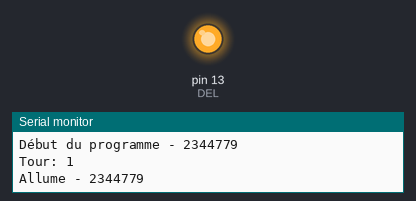
A sketch run on a simulated Arduino Uno, built with avr-gcc and run on an emulated ATmega328P. Shown: output pins drawn as LEDs (lit = HIGH), the last lines printed to the serial monitor.

Above: at 1.0 s.
At 8.5 s:
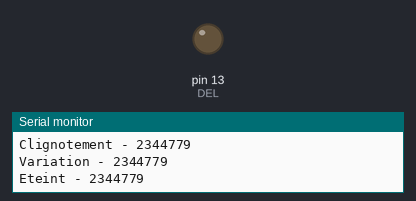
Timing chart, 0 to 13.1 s (numbered marks = the images above):
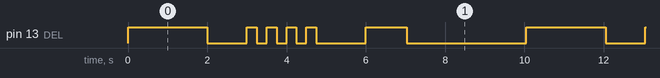

The sketch:

0sx_labo_01.ino
```cpp
// Déclaration des constantes et variables globales
const int DEL = 13;               // Broche de la LED intégrée
const int tempC = 250;            // Temps d'attente pour le clignotement
const int tempB = 1000;           // Temps d'attente entre les séquences
const int niveauxPWM = 255;       // Résolution PWM (0-255)
const int dureeTotale = 2048;     // Durée totale pour la variation PWM
const int frequenceClignotement = ceil(7 / 2) + 1; // Fréquence calculée
const int delaye= 2000;

void setup() {
  Serial.begin(9600);             // Initialisation de la communication série
  pinMode(DEL, OUTPUT);           // Configuration de la broche LED comme sortie
  Serial.println("Début du programme - 2344779");
}

void allume() {
  Serial.println("Allume - 2344779");
  digitalWrite(DEL, HIGH);
  delay(delaye);                    // Maintient la LED allumée pendant 2 secondes
  digitalWrite(DEL, LOW);
  delay(tempB);
}

void clignotement() {
  Serial.println("Clignotement - 2344779");
  for (int i = 0; i < frequenceClignotement; i++) {
    digitalWrite(DEL, HIGH);
    delay(tempC);                 // Temps d'attente pour allumer la LED
    digitalWrite(DEL, LOW);
    delay(tempC);                 // Temps d'attente pour éteindre la LED
  }
  delay(tempB);                   // Pause avant la prochaine séquence
}

void variation() {
  Serial.println("Variation - 2344779");
  int delai = dureeTotale / niveauxPWM; // Calcul du délai entre chaque étape
  for (int i = niveauxPWM; i >= 0; i--) {
    analogWrite(DEL, i);          // Applique une intensité croissante à la LED
    delay(delai);
  }
}

void eteint() {
  Serial.println("Eteint - 2344779");
  digitalWrite(DEL, LOW);
  delay(delaye);
}

void compteurStatique() {
  static int compteur = 0;        // Conserve la valeur entre les appels
  compteur++;
  Serial.print("Tour: ");
  Serial.println(compteur);
}

void loop() {
  compteurStatique();             // Affiche le numéro du cycle actuel
  allume();                       // Allume la LED
  clignotement();                 // Fait clignoter la LED
  variation();                    // Fait varier l'intensité de la LED
  eteint();                       // Éteint la LED
}
```

Measured:
- by itself, pin 13 (DEL): repeats every 10.1 s: LOW 1.0 s, 3 × (HIGH 0.25 s, LOW 0.25 s), HIGH 0.25 s, LOW 1.3 s, HIGH 1.0 s, LOW 3.0 s, HIGH 2.0 s
- by itself, everything shown: repeats every 10.1 s, in 12 steps
